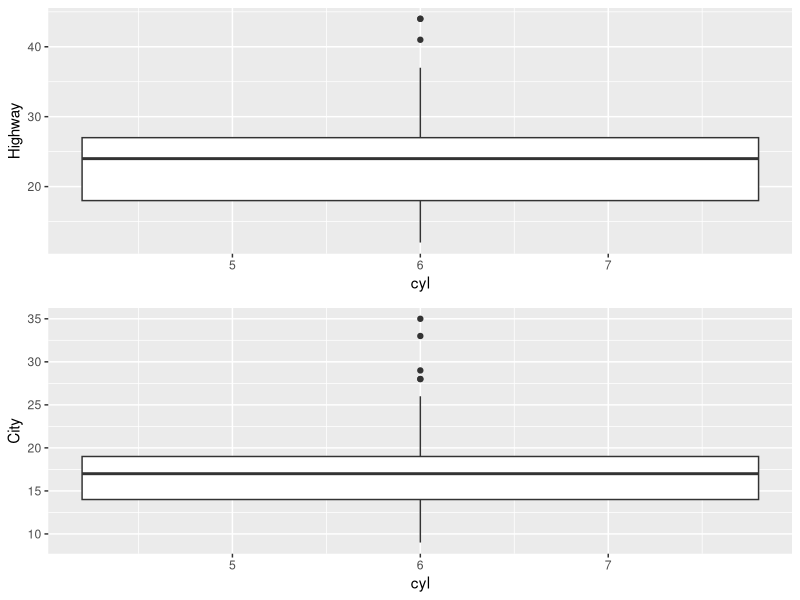

Generate this figure with R:

library(ggplot2)
library(dplyr)
library(gridExtra)


xTitle<-'Cylinders'

xVar<-"cyl"
yVarH<-"Highway"
yVarC<-"City"

mpginshwy<-data.frame(mpg[,xVar],mpg$hwy)

colnames(mpginshwy) <- c(xVar, yVarH)

mpginscty<-data.frame(mpg[,xVar],mpg$cty)

colnames(mpginscty) <- c(xVar, yVarC)

plotinshwy<-ggplot(mpginshwy, aes_(x=as.name(xVar), y=as.name(yVarH),color=as.name(yVarH) ))+geom_boxplot()


plotinscty<-ggplot(mpginscty, aes_(x=as.name(xVar), y=as.name(yVarC),color=as.name(yVarC) ))+geom_boxplot()

grid.arrange(plotinshwy,plotinscty)
